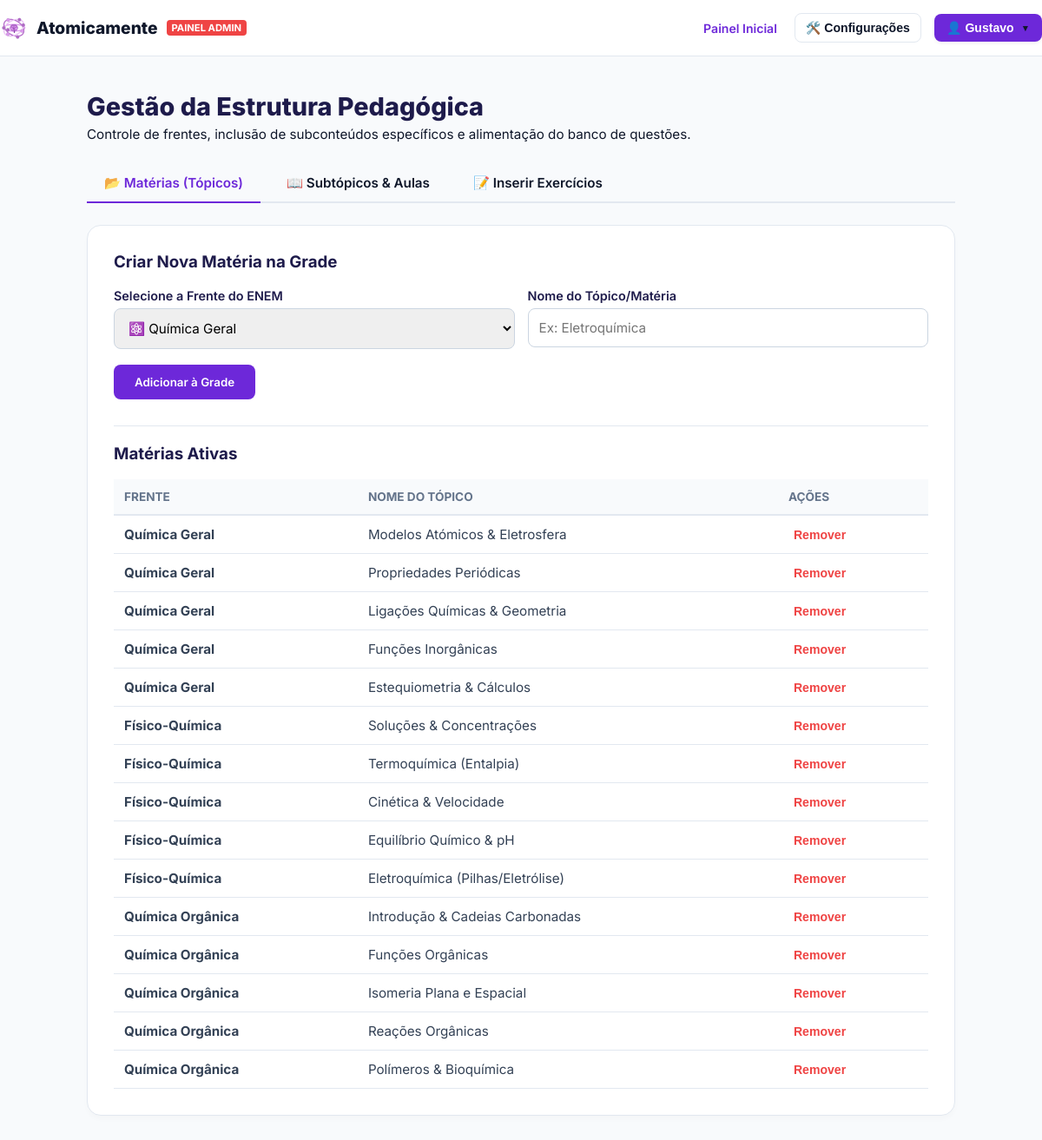
/admin.php (signed in), run on the app's committed database.
### tables this page shows
CREATE TABLE `topicos` (
  `id` int(11) NOT NULL,
  `frente_id` int(11) NOT NULL,
  `nome` varchar(100) NOT NULL,
  `slug` varchar(100) NOT NULL
);

CREATE TABLE `frentes` (
  `id` int(11) NOT NULL,
  `nome` varchar(100) NOT NULL,
  `slug` varchar(100) NOT NULL,
  `icone` varchar(50) DEFAULT NULL
);

### admin.php (the view, shortened to what this page needs)
<?php
require_once 'config.php';
$frentes = $pdo->query("SELECT * FROM frentes ORDER BY id ASC")->fetchAll();
$topicos = $pdo->query("SELECT t.*, f.nome as nome_frente FROM topicos t JOIN frentes f ON t.frente_id = f.id ORDER BY f.id, t.id ASC")->fetchAll();
?>
<!DOCTYPE html>
<html lang="pt-BR">
<head>
  <link rel="stylesheet" href="css/plataforma.css">
</head>
<body class="dash-body">
  <header class="topo-dash">
    <div class="container nav-dash" style="display: flex; justify-content: space-between; align-items: center; width: 100%;">
      <a href="dashboard.php" class="marca-dash">
        <img src="assets/icone-simplificado.png" alt="Logo" style="height: 32px; border-radius: 6px;" />
        Atomicamente
        <?php
          $pagina_atual = basename($_SERVER['PHP_SELF']);
          if ($pagina_atual === 'topico.php') {
              echo '<span class="badge-enem" style="background: var(--roxo-base);">SALA DE AULA</span>';
          } elseif ($pagina_atual === 'admin.php') {
              echo '<span class="badge-enem" style="background: #ef4444;">PAINEL ADMIN</span>';
          } else {
              echo '<span class="badge-enem">ENEM</span>';
          }
        ?>
      </a>
      <div style="display: flex; align-items: center; gap: 15px;">
        <?php if ($pagina_atual === 'admin.php' || $pagina_atual === 'topico.php'): ?>
          <a href="dashboard.php" style="color: var(--roxo-base); text-decoration: none; font-weight: 600; font-size: 0.88rem; margin-right: 5px;">Painel Inicial</a>
        <?php endif; ?>
        <div class="menu-dropdown">
          <button onclick="alternarDropdown('drop-config')" style="background: none; border: 1px solid var(--borda); color: var(--texto-principal); padding: 8px 12px; font-size: 0.88rem; border-radius: 8px; font-weight: 600; cursor: pointer; display: flex; align-items: center; gap: 6px;">
            🛠️ Configurações
          </button>
        </div>
        <div class="menu-dropdown">
          <button onclick="alternarDropdown('drop-perfil')" style="background: var(--roxo-base); color: white; border: none; padding: 8px 14px; font-size: 0.88rem; border-radius: 8px; font-weight: 700; cursor: pointer; display: flex; align-items: center; gap: 8px; box-shadow: 0 2px 4px rgba(0,0,0,0.05);">
            👤 <?php echo explode(' ', $_SESSION['user_nome'] ?? 'Estudante')[0]; ?> <span style="font-size: 0.65rem;">▼</span>
          </button>
        </div>
      </div>
    </div>
  </header>
  <main class="admin-container">
    <div style="margin-bottom: 25px;">
      <h1 style="margin: 0; font-size: 1.8rem; color: var(--roxo-profundo); font-weight: 800;">Gestão da Estrutura Pedagógica</h1>
      <p style="margin: 5px 0 0 0; color: var(--cinza-texto); font-size: 0.95rem;">Controle de frentes, inclusão de subconteúdos específicos e alimentação do banco de questões.</p>
    </div>
    <div class="aba-nav">
      <button class="aba-link ativa" onclick="alternarAba(event, 'aba-materias')">📂 Matérias (Tópicos)</button>
      <button class="aba-link" onclick="alternarAba(event, 'aba-aulas')">📖 Subtópicos & Aulas</button>
      <button class="aba-link" onclick="alternarAba(event, 'aba-questoes')">📝 Inserir Exercícios</button>
    </div>
    <div id="aba-materias" class="aba-painel ativo card-admin">
      <h3 style="margin-top: 0; color: var(--roxo-profundo);">Criar Nova Matéria na Grade</h3>
      <form action="admin.php" method="POST" style="margin-bottom: 30px;">
        <div class="form-row">
          <div class="form-group">
            <label>Selecione a Frente do ENEM</label>
            <select name="frente_id" class="form-control" required>
              <?php foreach ($frentes as $f): ?>
                <option value="<?php echo $f['id']; ?>"><?php echo $f['icone'] . ' ' . $f['nome']; ?></option>
              <?php endforeach; ?>
            </select>
          </div>
          <div class="form-group">
            <label>Nome do Tópico/Matéria</label>
            <input type="text" name="nome_topico" class="form-control" placeholder="Ex: Eletroquímica" required>
          </div>
        </div>
        <button type="submit" class="btn-admin">Adicionar à Grade</button>
      </form>
      <h3 style="color: var(--roxo-profundo); border-top: 1px solid var(--borda); padding-top: 20px;">Matérias Ativas</h3>
      <table class="tabela-gestao">
        <thead>
          <tr>
            <th>Frente</th>
            <th>Nome do Tópico</th>
            <th>Ações</th>
          </tr>
        </thead>
        <tbody>
          <?php foreach ($topicos as $t): ?>
            <tr>
              <td><strong><?php echo $t['nome_frente']; ?></strong></td>
              <td><?php echo $t['nome']; ?></td>
              <td>
                <form action="admin.php" method="POST" onsubmit="return confirm('Tem certeza? Isso apagará todas as aulas e questões vinculadas!')" style="display:inline;">
                  <button type="submit" class="btn-deletar">Remover</button>
                </form>
              </td>
            </tr>
          <?php endforeach; ?>
        </tbody>
      </table>
    </div>
  </main>
</body>
</html>

### css/plataforma.css (style rules this page uses)
:root { --roxo-base: #6d28d9; --roxo-vivo: #8b5cf6; --sucesso: #10b981; --bg-global: #f8fafc; --bg-card: #ffffff; --bg-topo: #ffffff; --bg-dropdown: #ffffff; --borda: #e2e8f0; --texto-principal: #0f172a; --texto-secundario: #475569; --roxo-profundo: #1e1b4b; --bg-hover-radio: #f5f3ff; --sucesso-fundo: #ecfdf5; }
body.dash-body { font-family: 'Inter', system-ui, -apple-system, sans-serif; background-color: var(--bg-global) !important; color: var(--texto-principal) !important; margin: 0; padding: 0; transition: background-color 0.2s ease, color 0.2s ease; }
.container { width: 90%; max-width: 1200px; margin: 0 auto; }
h1, h2, h3, h4 { color: var(--texto-principal); }
p, span, label { color: var(--texto-principal); }
.topo-dash { background-color: var(--bg-topo) !important; border-bottom: 1px solid var(--borda) !important; padding: 15px 0; position: sticky; top: 0; z-index: 100; transition: background-color 0.2s ease, border-color 0.2s ease; }
.nav-dash { display: flex; justify-content: space-between; align-items: center; }
.marca-dash { display: flex; align-items: center; gap: 10px; font-weight: 800; font-size: 1.2rem; color: var(--texto-principal) !important; text-decoration: none; }
.badge-enem { background: #f59e0b; color: white; font-size: 0.7rem; padding: 2px 6px; border-radius: 4px; font-weight: bold; }
.card-estatistica, .opcao-radio-card, .card-modulo, .card-admin, .sidebar-grade, .auth-box, .conteudo-aula, .bloco-teoria, .area-exercicios { background-color: var(--bg-card) !important; border: 1px solid var(--borda) !important; color: var(--texto-principal) !important; transition: all 0.2s ease; }
.menu-dropdown { position: relative !important; display: inline-block !important; }

### admin.php (style rules this page uses)
.admin-container { max-width: 1000px; margin: 40px auto; padding: 0 20px; }
.card-admin { background: white; border-radius: 16px; border: 1px solid var(--borda); padding: 30px; box-shadow: 0 4px 6px rgba(0,0,0,0.02); margin-top: 20px; }
.aba-nav { display: flex; gap: 10px; border-bottom: 2px solid var(--borda); margin-bottom: 25px; }
.aba-link { padding: 12px 20px; background: none; border: none; font-family: 'Inter', sans-serif; font-size: 0.95rem; font-weight: 600; color: var(--cinza-texto); cursor: pointer; border-bottom: 2px solid transparent; margin-bottom: -2px; }
.aba-link.ativa { color: var(--roxo-base); border-bottom: 2px solid var(--roxo-base); }
.aba-painel { display: none; }
.aba-painel.ativo { display: block; }
.form-group { margin-bottom: 18px; display: flex; flex-direction: column; gap: 6px; }
.form-group label { font-size: 0.9rem; font-weight: 600; color: var(--roxo-profundo); }
.form-control { padding: 12px; border: 1px solid #cbd5e1; border-radius: 8px; font-family: 'Inter', sans-serif; font-size: 0.95rem; transition: border 0.2s; }
.form-row { display: grid; grid-template-columns: 1fr 1fr; gap: 15px; }
.btn-admin { background: var(--roxo-base); color: white; border: none; padding: 12px 24px; border-radius: 8px; font-weight: 600; cursor: pointer; font-family: 'Inter', sans-serif; transition: background 0.2s; }
.tabela-gestao { width: 100%; border-collapse: collapse; margin-top: 15px; }
.tabela-gestao th { text-align: left; padding: 12px; background: #f8fafc; border-bottom: 2px solid var(--borda); font-size: 0.85rem; text-transform: uppercase; color: #64748b; }
.tabela-gestao td { padding: 12px; border-bottom: 1px solid var(--borda); font-size: 0.95rem; color: #334155; }
.btn-deletar { background: none; border: none; color: #ef4444; font-weight: 600; cursor: pointer; font-size: 0.88rem; }

### data on the page
topicos: frente.nome "Química Geral", nome "Modelos Atómicos & Eletrosfera"
topicos: frente.nome "Química Geral", nome "Propriedades Periódicas"
topicos: frente.nome "Química Geral", nome "Ligações Químicas & Geometria"
topicos: frente.nome "Química Geral", nome "Funções Inorgânicas"
topicos: frente.nome "Química Geral", nome "Estequiometria & Cálculos"
topicos: frente.nome "Físico-Química", nome "Soluções & Concentrações"
topicos: frente.nome "Físico-Química", nome "Termoquímica (Entalpia)"
topicos: frente.nome "Físico-Química", nome "Cinética & Velocidade"
topicos: frente.nome "Físico-Química", nome "Equilíbrio Químico & pH"
topicos: frente.nome "Físico-Química", nome "Eletroquímica (Pilhas/Eletrólise)"
topicos: frente.nome "Química Orgânica", nome "Introdução & Cadeias Carbonadas"
topicos: frente.nome "Química Orgânica", nome "Funções Orgânicas"
topicos: frente.nome "Química Orgânica", nome "Isomeria Plana e Espacial"
topicos: frente.nome "Química Orgânica", nome "Reações Orgânicas"
topicos: frente.nome "Química Orgânica", nome "Polímeros & Bioquímica"

### other printed values
explode(' ', $_SESSION['user_nome'] ?? 'Estudante')[0] "Gustavo"
form field frente_id "⚛️ Química Geral"
